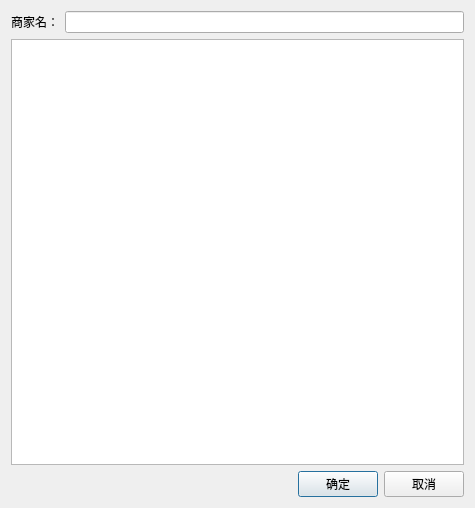
<?xml version="1.0" encoding="UTF-8"?>
<ui version="4.0">
 <class>DialogSelectBusiness</class>
 <widget class="QDialog" name="DialogSelectBusiness">
  <property name="geometry">
   <rect>
    <x>0</x>
    <y>0</y>
    <width>475</width>
    <height>508</height>
   </rect>
  </property>
  <property name="windowTitle">
   <string>选择商家</string>
  </property>
  <layout class="QVBoxLayout" name="verticalLayout">
   <item>
    <layout class="QHBoxLayout" name="horizontalLayout">
     <item>
      <widget class="QLabel" name="label">
       <property name="text">
        <string>商家名：</string>
       </property>
      </widget>
     </item>
     <item>
      <widget class="QLineEdit" name="edtName"/>
     </item>
    </layout>
   </item>
   <item>
    <widget class="QListView" name="lvBusiness">
     <property name="editTriggers">
      <set>QAbstractItemView::NoEditTriggers</set>
     </property>
     <property name="alternatingRowColors">
      <bool>true</bool>
     </property>
     <property name="selectionBehavior">
      <enum>QAbstractItemView::SelectRows</enum>
     </property>
    </widget>
   </item>
   <item>
    <layout class="QHBoxLayout" name="horizontalLayout_2">
     <item>
      <spacer name="horizontalSpacer">
       <property name="orientation">
        <enum>Qt::Horizontal</enum>
       </property>
       <property name="sizeHint" stdset="0">
        <size>
         <width>40</width>
         <height>20</height>
        </size>
       </property>
      </spacer>
     </item>
     <item>
      <widget class="QPushButton" name="btnOk">
       <property name="text">
        <string>确定</string>
       </property>
      </widget>
     </item>
     <item>
      <widget class="QPushButton" name="btnCancel">
       <property name="text">
        <string>取消</string>
       </property>
      </widget>
     </item>
    </layout>
   </item>
  </layout>
 </widget>
 <resources/>
 <connections/>
</ui>
